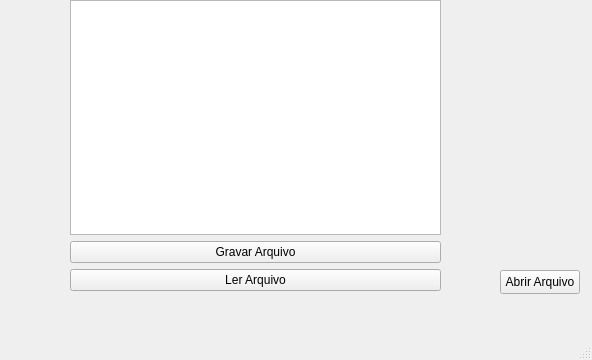
<?xml version="1.0" encoding="UTF-8"?>
<ui version="4.0">
 <class>MainWindow</class>
 <widget class="QMainWindow" name="MainWindow">
  <property name="geometry">
   <rect>
    <x>0</x>
    <y>0</y>
    <width>592</width>
    <height>360</height>
   </rect>
  </property>
  <property name="windowTitle">
   <string>MainWindow</string>
  </property>
  <widget class="QWidget" name="centralwidget">
   <widget class="QPushButton" name="btn_abrir_arq">
    <property name="geometry">
     <rect>
      <x>500</x>
      <y>270</y>
      <width>80</width>
      <height>24</height>
     </rect>
    </property>
    <property name="text">
     <string>Abrir Arquivo</string>
    </property>
   </widget>
   <widget class="QWidget" name="layoutWidget">
    <property name="geometry">
     <rect>
      <x>70</x>
      <y>0</y>
      <width>371</width>
      <height>291</height>
     </rect>
    </property>
    <layout class="QVBoxLayout" name="verticalLayout_2">
     <item>
      <widget class="QPlainTextEdit" name="plainTextEdit"/>
     </item>
     <item>
      <layout class="QVBoxLayout" name="verticalLayout">
       <item>
        <widget class="QPushButton" name="btn_gravar_arq">
         <property name="text">
          <string>Gravar Arquivo</string>
         </property>
        </widget>
       </item>
       <item>
        <widget class="QPushButton" name="btn_ler_arq">
         <property name="text">
          <string>Ler Arquivo</string>
         </property>
        </widget>
       </item>
      </layout>
     </item>
    </layout>
   </widget>
  </widget>
  <widget class="QMenuBar" name="menubar">
   <property name="geometry">
    <rect>
     <x>0</x>
     <y>0</y>
     <width>592</width>
     <height>21</height>
    </rect>
   </property>
  </widget>
  <widget class="QStatusBar" name="statusbar"/>
 </widget>
 <resources/>
 <connections/>
</ui>
